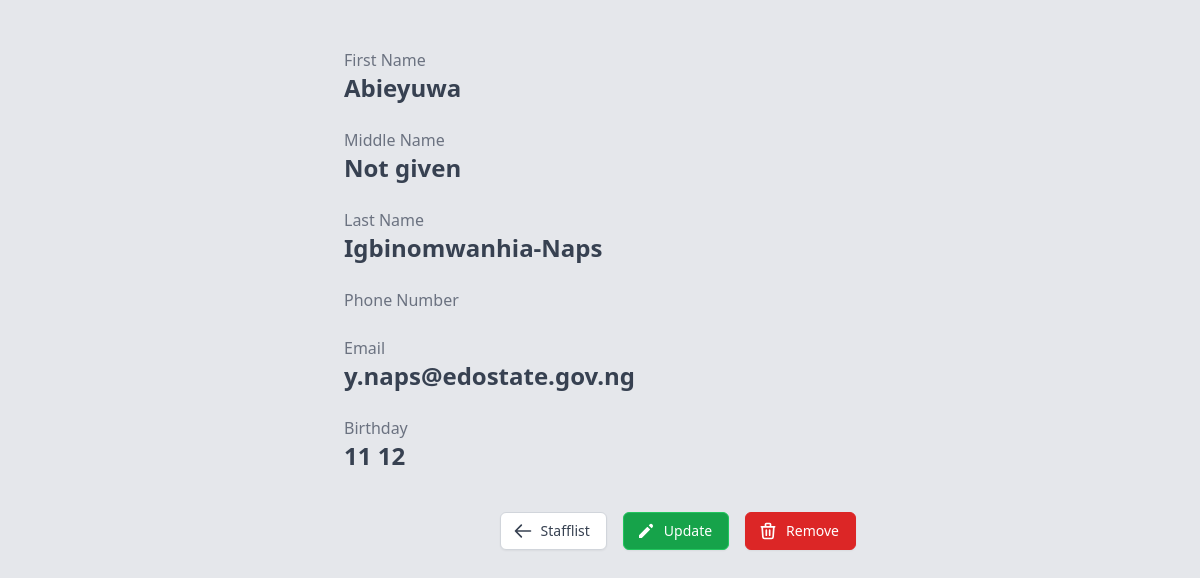
The page /staff/1 on the database as committed earlier.
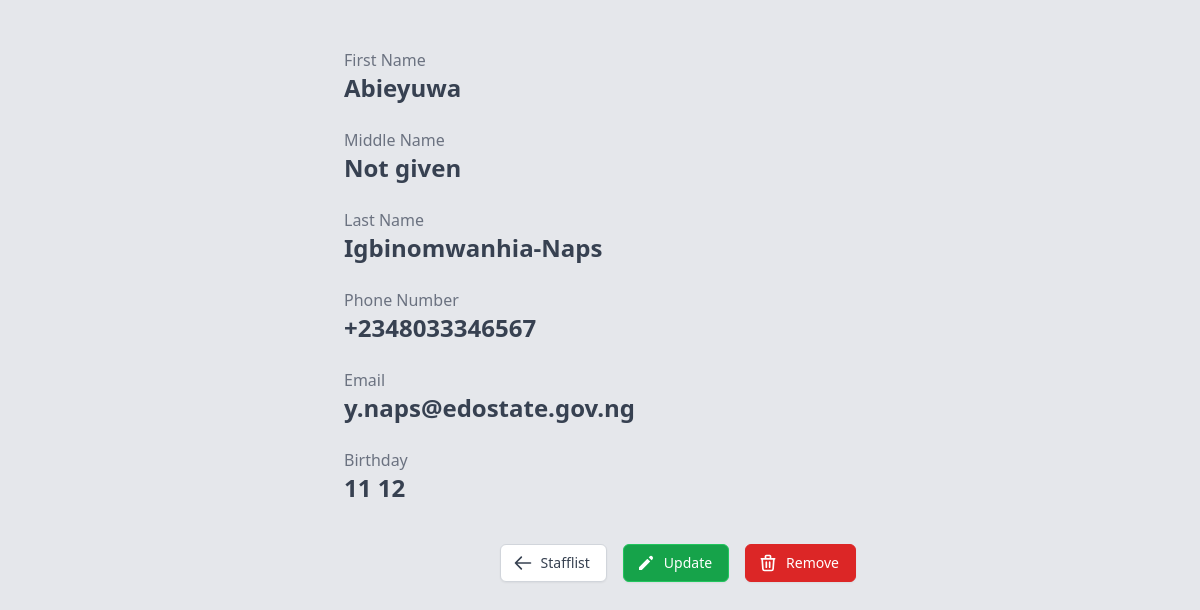
The same page on the database as committed later.
### sendmail/models.py (models this page shows, shortened)
class staffDetails(models.Model):
    first_name = models.CharField(verbose_name='First Name', max_length = 20)
    middle_name = models.CharField(verbose_name='Middle Name', max_length = 20, null = True, blank = True)
    last_name = models.CharField(verbose_name='Last Name', max_length = 20)
    phone_number = PhoneNumberField(verbose_name='Phone Number', null = True, blank = True)
    email = models.EmailField(verbose_name='Official Email', max_length = 254)
    image = models.ImageField(
        verbose_name="Staff's Image",
        upload_to='staffimages',
        default='staffimages/default.jpg',
        null=True,
        blank=True
    )
    MONTHS = (
        (1, 'January'),
        (2, 'February'),
        (3, 'March'),
        (4, 'April'),
        (5, 'May'),
        (6, 'June'),
        (7, 'July'),
        (8, 'August'),
        (9, 'September'),
        (10, 'October'),
        (11, 'November'),
        (12, 'December')
    )
    birth_month = models.IntegerField(
        'Birth Month',
        choices = MONTHS,
        default = 1,
        blank = False)
    birth_day = models.IntegerField(verbose_name='Birth Day', blank = True, null = True)
    class Meta:
        db_table = 'sendmail_staffdetails'

### sendmail/views.py (the view)
# urls.py: re_path(r'^staff/(?P<pk>\d+)$', views.staffDetailsView.as_view(), name='staffdetails'),
class staffDetailsView(DetailView):
    model = staffDetails
    context_object_name = 'staff'  # your own name for the list as a template variable
    template_name = 'staffdetails.html'
    def get_context_data(self, **kwargs):
        context = super(staffDetailsView, self).get_context_data(**kwargs)
        context['title'] = "Staff's Details"
        return context

### sendmail/templates/staffdetails.html (shortened to what this page needs)
{% load static tailwind_tags %}
{% load static %}
{% load widget_tweaks %}
<!DOCTYPE html>
<html lang="en">
	<head>
		{% tailwind_css %}
	</head>
	<body class="bg-gray-200 font-sans py-8 px-4">
        <div class="min-h-full flex items-center justify-center py-8 px-4 sm:px-6 lg:px-8">
            <div class="max-w-lg w-full">
                <section class="-mt-4">
                    <div>
                        <p class="font-medium text-gray-500 lg:text-gray-500">First Name</p>
                        <p class="text-2xl text-gray-700 font-bold">{{ staff.first_name }}</p>
                        <br>
                    </div>
                    <div>
                        <p class="font-medium text-gray-500 lg:text-gray-500">Middle Name</p>
                        <p class="text-2xl text-gray-700 font-bold">
                            {% if staff.middle_name %}
                                {{ staff.middle_name }}
                                {% else %}
                                Not given
                            {% endif %}
                        </p>
                        <br>
                    </div>
                    <div>
                        <p class="font-medium text-gray-500 lg:text-gray-500">Last Name</p>
                        <p class="text-2xl text-gray-700 font-bold">{{ staff.last_name }}</p>
                        <br>
                    </div>
                    <div>
                        <p class="font-medium text-gray-500 lg:text-gray-500">Phone Number</p>
                        <p class="text-2xl text-gray-700 font-bold">{{ staff.phone_number }}</p>
                        <br>
                    </div>
                    <div>
                        <p class="font-medium text-gray-500 lg:text-gray-500">Email</p>
                        <p class="text-2xl text-gray-700 font-bold">{{ staff.email }}</p>
                        <br>
                    </div>
                    <div>
                        <p class="font-medium text-gray-500 lg:text-gray-500">Birthday</p>
                        <p class="text-2xl text-gray-700 font-bold">{{ staff.birth_month }} {{ staff.birth_day }}</p>
                        <br>
                    </div>
                </section>
                <div class="mt-4 -mb-4 mx-auto flex float-right">
                    <a  href="{% url 'stafflist' %}">
                        <button type="button" class="inline-flex items-center px-4 py-2 border border-gray-300 rounded-md shadow-sm
                                                text-sm font-medium text-gray-700 bg-white hover:bg-gray-50 focus:outline-none
                                                focus:ring-2 focus:ring-offset-2 focus:ring-gray-300">
                            <svg xmlns="http://www.w3.org/2000/svg" class="-ml-1 mr-2 h-5 w-5" fill="none" viewBox="0 0 24 24" stroke="currentColor" stroke-width="2">
                                <path stroke-linecap="round" stroke-linejoin="round" d="M10 19l-7-7m0 0l7-7m-7 7h18" />
                            </svg>
                            Stafflist
                        </button>
                    </a>
                    <a href="{% url 'updatestaff' staff.id %}">
                        <button type="button" class="inline-flex items-center mx-4 px-4 py-2 border border-green-500 rounded-md shadow-sm
                                                text-sm font-medium text-white bg-green-600 hover:border-green-500 hover:bg-green-500
                                                focus:outline-none focus:ring-2 focus:ring-offset-2 focus:ring-green-300">
                            <svg class="-ml-1 mr-2 h-5 w-5 text-white" xmlns="http://www.w3.org/2000/svg" viewBox="0 0 20 20" fill="currentColor" aria-hidden="true">
                                <path d="M13.586 3.586a2 2 0 112.828 2.828l-.793.793-2.828-2.828.793-.793zM11.379 5.793L3 14.172V17h2.828l8.38-8.379-2.83-2.828z" />
                            </svg>
                            Update
                        </button>
                    </a>
                    <a>
                        <button type="button" class="inline-flex items-center px-4 py-2 border border-red-600 rounded-md shadow-sm
                                                text-sm font-medium text-white bg-red-600 hover:border-red-500 hover:bg-red-500
                                                focus:outline-none focus:ring-2 focus:ring-offset-2 focus:ring-red-300">
                            Remove
                        </button>
                    </a>
                </div>
            </div>
        </div>
	</body>
</html>

Rows that differ between the two databases and show on the page:
changed staffDetails "Abieyuwa": phone_number (not shown) → "+2348033346567"
